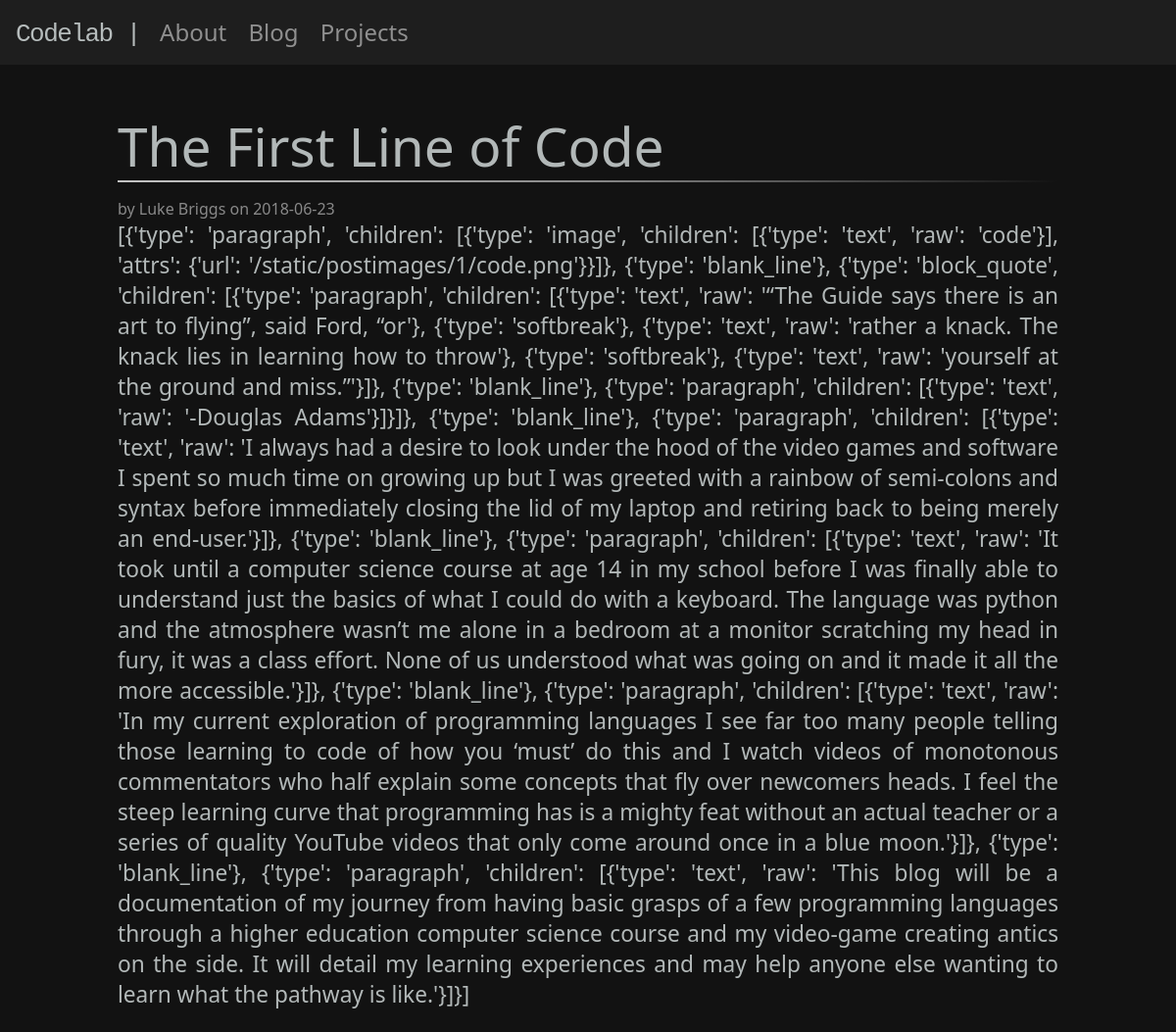
Page /6 on the committed database.
### tables this page shows
CREATE TABLE post(
    id INTEGER PRIMARY KEY AUTOINCREMENT,
    author_id INTEGER NOT NULL,
    created TIMESTAMP NOT NULL DEFAULT CURRENT_TIMESTAMP,
    title TEXT NOT NULL,
    body TEXT NOT NULL,
    FOREIGN KEY (author_id) REFERENCES user(id)
);

CREATE TABLE user(
    id INTEGER PRIMARY KEY AUTOINCREMENT,
    username TEXT UNIQUE NOT NULL,
    password TEXT NOT NULL
);

### flaskr/blog.py (the view)
@bp.route('/<int:id>')
def post(id):
    db = get_db()
    post = db.execute(
        'SELECT p.id, title, body, created, author_id, username'
        ' FROM post p JOIN user u ON p.author_id = u.id'
        ' WHERE p.id = ?', (id, )
    ).fetchone()
    return render_template('blog/post.html', post=post, mistune=mistune, highlighter=highlighter)

### flaskr/auth.py (called while the page is built)
@bp.before_app_request
def load_logged_in_user():
    user_id = session.get('user_id')
    if user_id is None:
        g.user = None
    else:
        g.user = get_db().execute(
            "SELECT * FROM user WHERE id = ?", (user_id,)
        ).fetchone()

### flaskr/db.py (called while the page is built)
def get_db():
    if 'db' not in g:
        g.db = sqlite3.connect(
            current_app.config['DATABASE'],
            detect_types=sqlite3.PARSE_DECLTYPES
        )
        g.db.row_factory = sqlite3.Row
    return g.db

### flaskr/templates/blog/post.html (shortened to what this page needs)
{% extends 'base.html' %}
{% block content %}
    <article class="post">
        <header>
            <div>
                <h3 class="postTitle">{{ post['title'] }}</h3>
                <hr>
                <div class="about">by {{ post['username'] }} on {{ post['created'].strftime('%Y-%m-%d') }}</div>
            </div>
        </header>
        <p class="body">{{ mistune.markdown(post['body'], renderer=highlighter.HighlightRenderer()) | safe}}</p>
    </article>
{% endblock %}

### flaskr/templates/base.html (shortened to what this page needs)
<!DOCTYPE html>
<html lang="en">
<head>
    <link rel = "stylesheet" href = "{{ url_for('static', filename='style.css') }}">
</head>
<body>
    <nav>
        <a href="{{ url_for('index') }}"><h1>Codelab |</h1></a>
        <div class="pageLinks">
            <a href="{{ url_for('about.about') }}">About</a>
            <a href="{{ url_for('blog.blog_index') }}">Blog</a>
            <a href="{{ url_for('projects.projects') }}">Projects</a>
        </div>
    </nav>
    <section>
        {% block content %}{% endblock %}
    </section>
</body>
</html>

### flaskr/static/style.css (style rules this page uses)
* { padding: 0; margin: 0; }
html { font-family: system-ui, -apple-system, BlinkMacSystemFont, "Segoe UI", Roboto, Ubuntu, "Helvetica Neue", Oxygen, Cantarell, sans-serif; background: #121212; color: rgba(255, 255, 255, 0.50); max-width: 100vw; overflow-x: hidden; }
body { max-width: 100vw; }
a { color: inherit; text-decoration: inherit; }
nav { background: rgba(255, 255, 255, .05); padding-top: 16px; padding-bottom: 16px; width: 100vw; }
nav h1 { text-align: left; margin-left: 16px; display: inline-block; font-family: monospace; font-size: xx-large; }
.pageLinks { font-size: x-large; text-align: right; margin-right: 16px; display: inline-block; }
.pageLinks a { margin-left: 16px; }
article { margin-left: auto; margin-right: auto; margin-top: 32px; padding-top: 16px; background-color: rgba(255, 255, 255, 0); box-shadow: 5px 5px 5px rgba(255, 255, 255, 0); width: 50%; }
h1 { font-size: 111px; letter-spacing: -1.5px; font-weight: 300; color: #f7ffffb3; }
h3 { font-size: 55px; letter-spacing: 0px; font-weight: 300; line-height: 70px; color: #f7ffffb3; }
hr { border: 0; height: 2px; margin-bottom: 1rem; background-image: linear-gradient(to right, rgba(255, 255, 255, 0.75), rgba(255, 255, 255, 0.5), rgba(255, 255, 255, 0)); }
p { font-size: 17pt; max-width: 100%; font-weight: 300; color: #f7ffffb3; margin-bottom: 1em; }
@media all and (max-width: 1200px) { article { width: 80%; } }
@media all and (max-width: 1200px) { article p { text-align: justify; } }
@media all and (max-width: 1200px) { article h3 { white-space: pre-wrap; white-space: -moz-pre-wrap; white-space: pre-wrap; white-space: -o-pre-wrap; word-wrap: break-word; } }

### rows in the picture
post: title "The First Line of Code", created "2018-06-23", markdown "[{'type': 'paragraph', 'children': [{'type': 'image', 'children': [{'type': 'text', 'raw': 'code'}], 'attrs': {'url': '/static/postimages/1/code.png'}}]}, {'type': 'blank_line'}, {'type': 'block_quote', 'children': [{'type': 'paragraph', 'children': [{'type': 'text', 'raw': '“The Guide says there is an art to flying”, said Ford, “or'}, {'type': 'softbreak'}, {'type': 'text', 'raw': 'rather a knack. The knack lies in learning how to throw'}, {'type': 'softbreak'}, {'type': 'text', 'raw': 'yourself at the ground and miss.”'}]}, {'type': 'blank_line'}, {'type': 'paragraph', 'children': [{'type': 'text', 'raw': '-Douglas Adams'}]}]}, {'type': 'blank_line'}, {'type': 'paragraph', 'children':…"
user: username "Luke Briggs"
